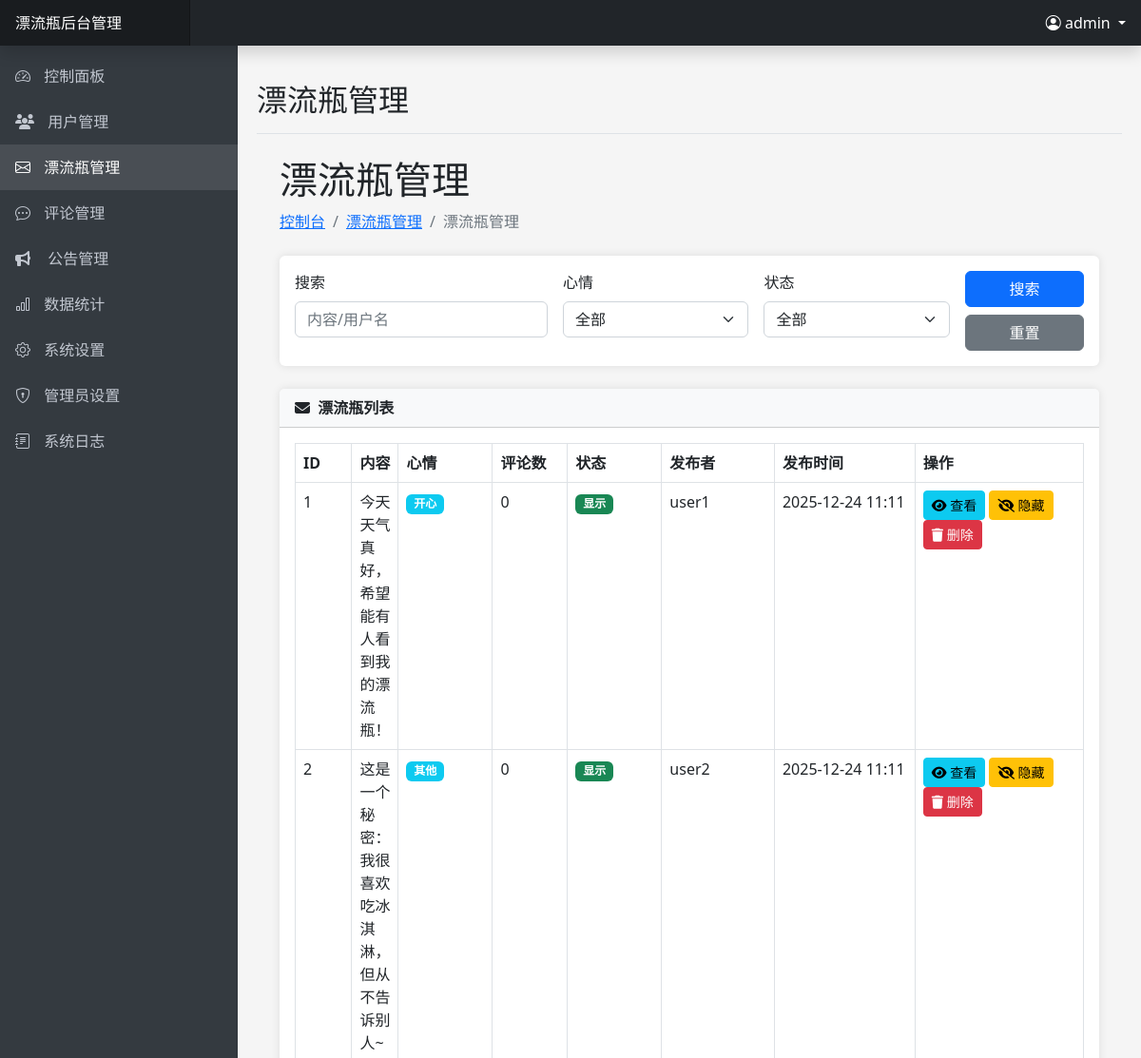
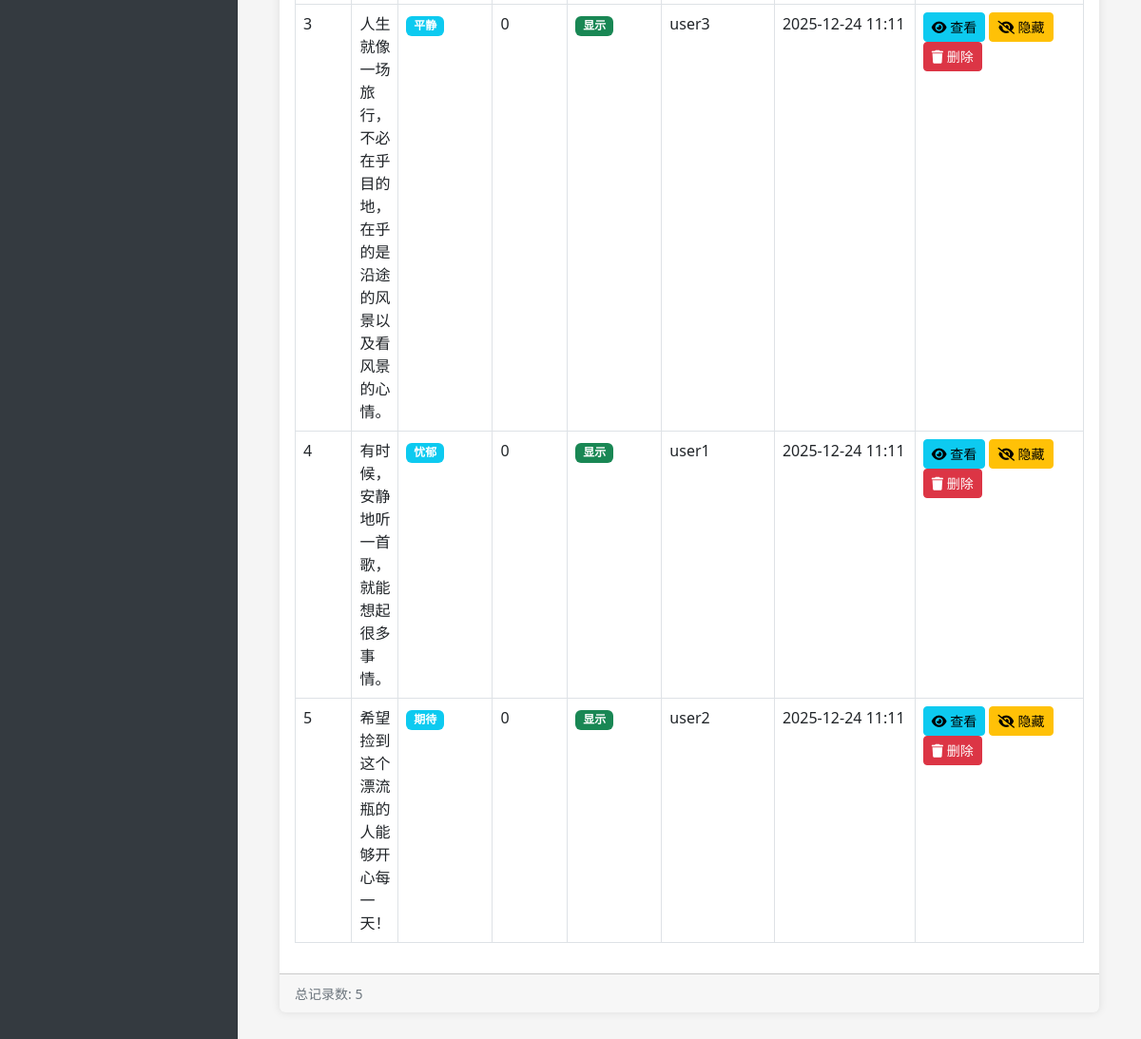
The app's page /admin/bottles.php (signed in) with its own data (2 pictures, top to bottom).
### tables this page shows
CREATE TABLE IF NOT EXISTS `bottles` (
    `id` INT(11) AUTO_INCREMENT PRIMARY KEY,
    `user_id` INT(11) NOT NULL,
    `content` TEXT NOT NULL,
    `bottle_type` ENUM('text', 'voice') DEFAULT 'text' COMMENT '漂流瓶类型：text文字漂流瓶，voice语音漂流瓶',
    `audio_file` VARCHAR(255) DEFAULT NULL COMMENT '语音文件路径（仅语音漂流瓶使用）',
    `audio_duration` INT(11) DEFAULT NULL COMMENT '语音时长（秒）',
    `mood` ENUM('开心', '难过', '平静', '愤怒', '期待', '忧郁', '其他') DEFAULT '其他',
    `is_anonymous` TINYINT(1) DEFAULT 0,
    `likes` INT(11) DEFAULT 0,
    `ip_address` VARCHAR(255) DEFAULT NULL,
    `location` VARCHAR(255) DEFAULT NULL,
    `quality_score` INT(11) DEFAULT 0,
    `throw_time` TIMESTAMP DEFAULT CURRENT_TIMESTAMP,
    `status` ENUM('漂流中', '已捡起') DEFAULT '漂流中',
    FOREIGN KEY (`user_id`) REFERENCES `users`(`id`) ON DELETE CASCADE,
    INDEX `idx_user_id` (`user_id`),
    INDEX `idx_status` (`status`),
    INDEX `idx_throw_time` (`throw_time`),
    INDEX `idx_bottle_type` (`bottle_type`),
    INDEX `idx_quality_score` (`quality_score`),
    INDEX `idx_status_throw_time` (`status`, `throw_time`)
);

CREATE TABLE IF NOT EXISTS `users` (
    `id` INT(11) AUTO_INCREMENT PRIMARY KEY,
    `username` VARCHAR(50) NOT NULL UNIQUE,
    `password` VARCHAR(255) NOT NULL,
    `gender` ENUM('男', '女') NOT NULL,
    `signature` TEXT DEFAULT NULL,
    `points` INT(11) DEFAULT 0,
    `experience` INT(11) DEFAULT 0 COMMENT '用户经验值',
    `level` INT(11) DEFAULT 1 COMMENT '用户等级',
    `is_vip` TINYINT(1) DEFAULT 0,
    `vip_expire_date` DATE DEFAULT NULL,
    `vip_level` INT(11) DEFAULT 0,
    `status` TINYINT(1) DEFAULT 1 COMMENT '0:禁用 1:启用',
    `created_at` TIMESTAMP DEFAULT CURRENT_TIMESTAMP,
    `register_ip` VARCHAR(50) DEFAULT NULL COMMENT '注册IP地址',
    `last_login_ip` VARCHAR(50) DEFAULT NULL COMMENT '上次登录IP地址',
    `updated_at` TIMESTAMP DEFAULT CURRENT_TIMESTAMP ON UPDATE CURRENT_TIMESTAMP,
    INDEX `idx_created_at` (`created_at`),
    INDEX `idx_is_vip` (`is_vip`),
    INDEX `idx_status` (`status`),
    INDEX `idx_vip_expire_date` (`vip_expire_date`)
);

### includes/config.php (called while the page is built, shortened)
<?php
function getDbConnection() {
    try {
        $conn = new mysqli(DB_HOST, DB_USER, DB_PASS, DB_NAME);
        return $conn;
    } catch (Exception $e) {
        error_log("数据库连接异常: " . $e->getMessage());
        throw $e;
    }
}
function sanitizeInput($data) {
    $data = trim($data);
    $data = stripslashes($data);
    $data = htmlspecialchars($data, ENT_QUOTES | ENT_HTML5, 'UTF-8');
    return $data;
}
?>

### includes/admin.php (called while the page is built, shortened)
<?php
class Admin {
    private $conn;
    public function __construct() {
        $this->conn = getDbConnection();
    }
    public function logOperation($module, $action, $description = '', $data = null) {
        try {
            $adminId = $_SESSION['admin_id'];
            $ip = $_SERVER['REMOTE_ADDR'];
            $jsonData = $data ? json_encode($data, JSON_UNESCAPED_UNICODE) : null;
            $stmt = $this->conn->prepare("INSERT INTO admin_operation_logs (admin_id, module, action, ip, description, data) VALUES (?, ?, ?, ?, ?, ?)");
            $stmt->bind_param("isssss", $adminId, $module, $action, $ip, $description, $jsonData);
            $result = $stmt->execute();
            return $result;
        } catch (Exception $e) {
            error_log("记录操作日志失败: " . $e->getMessage());
            return false;
        }
    }
}
?>

### admin/bottles.php (the view, shortened to what this page needs)
<?php
$pageTitle = '漂流瓶管理';
require_once 'includes/header.php';
$conn = getDbConnection();
$action = $_GET['action'] ?? '';
$id = isset($_GET['id']) ? (int)$_GET['id'] : 0;
$deleteBottle = null;
$search = sanitizeInput($_GET['search'] ?? '');
$userIdFilter = isset($_GET['user_id']) ? (int)$_GET['user_id'] : 0;
$page = isset($_GET['page']) ? (int)$_GET['page'] : 1;
$limit = 10;
$offset = ($page - 1) * $limit;
$where = [];
$params = [];
$types = '';
$whereClause = !empty($where) ? "WHERE " . implode(' AND ', $where) : '';
$countQuery = "SELECT COUNT(*) as total FROM bottles b LEFT JOIN users u ON b.user_id = u.id $whereClause";
$query = "SELECT b.*, u.username, b.throw_time as created_at,
          (SELECT COUNT(*) FROM comments c WHERE c.bottle_id = b.id) as comment_count
          FROM bottles b
          LEFT JOIN users u ON b.user_id = u.id
          $whereClause
          ORDER BY b.throw_time DESC
          LIMIT ?, ?";
$checkTableQuery = "SHOW TABLES LIKE 'bottles'";
$tableExists = $conn->query($checkTableQuery);
if ($tableExists === false || $tableExists->num_rows === 0) {
    error_log("bottles表不存在，请先导入数据库结构");
    $message = "漂流瓶功能未完全设置，请先导入数据库结构（driftbottle.sql）。";
    $messageType = "danger";
    $total = 0;
    $totalPages = 0;
    $result = new class {
        public $num_rows = 0;
        public function fetch_assoc() { return null; }
    };
} else {
    $countParams = $params;
    $countTypes = $types;
    $params[] = $offset;
    $params[] = $limit;
    $types .= 'ii';
    if (!empty($countParams)) {
        try {
            $countStmt = $conn->prepare($countQuery);
            if ($countStmt === false) {
                throw new Exception("准备计数查询失败: " . $conn->error);
            }
            $countStmt->bind_param($countTypes, ...$countParams);
            $countStmt->execute();
            $totalResult = $countStmt->get_result();
            $total = $totalResult->fetch_assoc()['total'];
            $countStmt->close();
        } catch (Exception $e) {
            error_log("统计查询错误: " . $e->getMessage());
            $total = 0;
        }
    } else {
        $totalResult = $conn->query($countQuery);
        if ($totalResult === false) {
            error_log("计数查询执行失败: " . $conn->error);
            $total = 0;
        } else {
            $total = $totalResult->fetch_assoc()['total'];
        }
    }
    if (!empty($params)) {
        try {
            $stmt = $conn->prepare($query);
            $stmt->bind_param($types, ...$params);
            $stmt->execute();
            $result = $stmt->get_result();
        } catch (Exception $e) {
            error_log("漂流瓶列表查询错误: " . $e->getMessage());
            $result = false;
        }
    } else {
        $result = $conn->query($query);
        if ($result === false) {
            error_log("漂流瓶直接查询失败: " . $conn->error);
            $result = false;
        }
    }
}
?>
<div class="container-fluid px-4">
    <h1 class="mt-4"><?php echo $pageTitle; ?><?php if ($userIdFilter > 0): ?> - 用户ID: <?php echo $userIdFilter; ?><?php endif; ?></h1>
    <ol class="breadcrumb mb-4">
        <li class="breadcrumb-item"><a href="index.php">控制台</a></li>
        <li class="breadcrumb-item"><a href="bottles.php">漂流瓶管理</a></li>
        <li class="breadcrumb-item active"><?php echo $pageTitle; ?></li>
    </ol>
    <?php if ($action === 'delete' && $deleteBottle): ?>
    <div class="card mb-4 border-danger">
        <div class="card-header bg-danger text-white">
            <i class="fas fa-trash me-1"></i>
            删除漂流瓶
        </div>
        <div class="card-body">
            <p class="lead">您确定要删除以下漂流瓶吗？</p>
            <p><strong>ID：</strong> <?php echo $deleteBottle['id']; ?></p>
            <p><strong>发布者：</strong> <?php echo htmlspecialchars($deleteBottle['username'] ?? '未知用户'); ?></p>
            <p><strong>类型：</strong>
                <?php if (isset($deleteBottle['bottle_type']) && $deleteBottle['bottle_type'] === 'voice'): ?>
                    <span class="badge bg-warning"><i class="fas fa-microphone"></i> 语音漂流瓶</span>
                <?php else: ?>
                    <span class="badge bg-info"><i class="fas fa-pen"></i> 文字漂流瓶</span>
                <?php endif; ?>
            </p>
            <p><strong>内容：</strong> <?php echo htmlspecialchars(mb_substr($deleteBottle['content'], 0, 100)) . (mb_strlen($deleteBottle['content']) > 100 ? '...' : ''); ?></p>
            <?php if (isset($deleteBottle['bottle_type']) && $deleteBottle['bottle_type'] === 'voice' && !empty($deleteBottle['audio_file'])): ?>
            <p class="text-warning"><i class="fas fa-exclamation-triangle"></i> 此漂流瓶包含语音文件，删除时将一并删除！</p>
            <?php endif; ?>
            <p class="text-danger">此操作不可撤销！相关评论也将被删除！</p>
            <form method="post" action="bottles.php?action=delete&id=<?php echo $id; ?>">
                <button type="submit" name="confirm_delete" class="btn btn-danger">确认删除</button>
                <a href="bottles.php" class="btn btn-secondary">取消</a>
            </form>
        </div>
    </div>
    <?php else: ?>
    <div class="card mb-4">
        <div class="card-body">
            <form method="get" action="bottles.php" class="row g-3">
                <div class="col-md-4">
                    <label for="search" class="form-label">搜索</label>
                    <input type="text" class="form-control" id="search" name="search" placeholder="内容/用户名" value="<?php echo htmlspecialchars($search); ?>">
                </div>
                <div class="col-md-3">
                    <label for="mood" class="form-label">心情</label>
                    <select class="form-select" id="mood" name="mood">
                        <option value="">全部</option>
                    </select>
                </div>
                <div class="col-md-3">
                    <label for="status" class="form-label">状态</label>
                    <select class="form-select" id="status" name="status">
                        <option value="">全部</option>
                    </select>
                </div>
                <div class="col-md-2 d-flex align-items-end">
                    <div class="d-grid gap-2 w-100">
                        <button type="submit" class="btn btn-primary">搜索</button>
                        <a href="bottles.php<?php echo $userIdFilter > 0 ? '?user_id=' . $userIdFilter : ''; ?>" class="btn btn-secondary">重置</a>
                    </div>
                </div>
            </form>
        </div>
    </div>
    <div class="card mb-4">
        <div class="card-header">
            <i class="fas fa-envelope me-1"></i>
            漂流瓶列表
        </div>
        <div class="card-body">
            <div class="table-responsive">
                <table class="table table-bordered table-hover">
                    <thead>
                        <tr>
                            <th width="60">ID</th>
                            <th>内容</th>
                            <th width="100">心情</th>
                            <th width="80">评论数</th>
                            <th width="100">状态</th>
                            <th width="120">发布者</th>
                            <th width="150">发布时间</th>
                            <th width="180">操作</th>
                        </tr>
                    </thead>
                    <tbody>
                        <?php if ($result->num_rows > 0): ?>
                            <?php while ($bottle = $result->fetch_assoc()): ?>
                            <tr>
                                <td><?php echo $bottle['id']; ?></td>
                                <td>
                                    <?php endif;
                                    $content = htmlspecialchars($bottle['content']);
                                    echo mb_strlen($content) > 100 ? mb_substr($content, 0, 100) . '...' : $content;
                                    ?>
                                </td>
                                <td>
                                    <?php if (isset($bottle['mood']) && $bottle['mood']): ?>
                                    <span class="badge bg-info">
                                        <?php echo htmlspecialchars($bottle['mood']); ?>
                                    </span>
                                    <?php else: ?>
                                    <span class="badge bg-secondary">其他</span>
                                    <?php endif; ?>
                                </td>
                                <td>
                                    <?php echo $bottle['comment_count']; ?>
                                </td>
                                <td>
                                    <span class="badge <?php echo ($bottle['status'] === '漂流中' || $bottle['status'] === 'active') ? 'bg-success' : 'bg-secondary'; ?>">
                                        <?php echo ($bottle['status'] === '漂流中' || $bottle['status'] === 'active') ? '显示' : '隐藏'; ?>
                                    </span>
                                </td>
                                <td><?php echo htmlspecialchars($bottle['username'] ?? '未知用户'); ?></td>
                                <td><?php echo date('Y-m-d H:i', strtotime($bottle['created_at'])); ?></td>
                                <td>
                                    <a href="bottle_detail.php?id=<?php echo $bottle['id']; ?>" class="btn btn-sm btn-info">
                                        <i class="fas fa-eye"></i> 查看
                                    </a>
                                    <?php if ($bottle['status'] === '漂流中' || $bottle['status'] === 'active'): ?>
                                    <a href="bottles.php?action=toggle_status&id=<?php echo $bottle['id']; ?>" class="btn btn-sm btn-warning">
                                        <i class="fas fa-eye-slash"></i> 隐藏
                                    </a>
                                    <?php else: ?>
                                    <a href="bottles.php?action=toggle_status&id=<?php echo $bottle['id']; ?>" class="btn btn-sm btn-success">
                                        <i class="fas fa-eye"></i> 显示
                                    </a>
                                    <?php endif; ?>
                                    <a href="bottles.php?action=delete&id=<?php echo $bottle['id']; ?>" class="btn btn-sm btn-danger">
                                        <i class="fas fa-trash"></i> 删除
                                    </a>
                                </td>
                            </tr>
                            <?php endwhile; ?>
                        <?php else: ?>
                            <tr>
                                <td colspan="8" class="text-center">没有找到漂流瓶</td>
                            </tr>
                        <?php endif; ?>
                    </tbody>
                </table>
            </div>
        </div>
        <div class="card-footer">
            <small class="text-muted">总记录数: <?php echo $total; ?></small>
        </div>
    </div>
    <?php endif; ?>
</div>
<?php
require_once 'includes/footer.php';
?>

### admin/includes/header.php (style rules this page uses)
body { font-family: 'Microsoft YaHei', 'Segoe UI', sans-serif; background-color: #f5f5f5; overflow-x: hidden; }
.card { margin-bottom: 20px; border: none; box-shadow: 0 0 10px rgba(0, 0, 0, 0.1); }
.card-header { font-weight: bold; background-color: #f8f9fa; }
.table-responsive { overflow-x: auto; -webkit-overflow-scrolling: touch; }
.form-control, .form-select { box-shadow: none !important; }

### records on screen
bottles: id "1", content "今天天气真好，希望能有人看到我的漂流瓶！", mood "开心", comment_count "0", status "显示", user.username "user1", throw_time "2025-12-24 11:11"
bottles: id "2", content "这是一个秘密：我很喜欢吃冰淇淋，但从不告诉别人~", mood "其他", comment_count "0", status "显示", user.username "user2", throw_time "2025-12-24 11:11"
bottles: id "3", content "人生就像一场旅行，不必在乎目的地，在乎的是沿途的风景以及看风景的心情。", mood "平静", comment_count "0", status "显示", user.username "user3", throw_time "2025-12-24 11:11"
bottles: id "4", content "有时候，安静地听一首歌，就能想起很多事情。", mood "忧郁", comment_count "0", status "显示", user.username "user1", throw_time "2025-12-24 11:11"
bottles: id "5", content "希望捡到这个漂流瓶的人能够开心每一天！", mood "期待", comment_count "0", status "显示", user.username "user2", throw_time "2025-12-24 11:11"

### other values on screen
SITE_NAME "漂流瓶"
$admin->getCurrentAdminUsername() "admin"
$pageTitle "漂流瓶管理"
$total "5"
